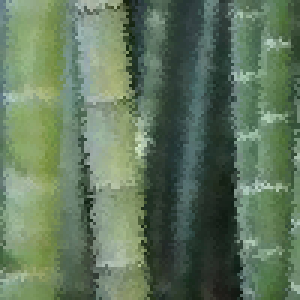
#> input picture 100x100-noise.jpg, 100 x 100 px (shown 3 times larger)
$ python low-pass-filter.py
#> lines starting #> are read from the running program, lines starting #| are printed output that depends on the picture
import numpy as np
import matplotlib.pyplot as plt

cutoff_frequency = 13
image_filename = "100x100-noise.jpg"


def calculate_2dft(input):
    return np.fft.fftshift(np.fft.fft2(np.fft.ifftshift(input)))


def calculate_2dift(input):
    return np.fft.fftshift(np.fft.ifft2(np.fft.ifftshift(input))).real


def calculate_distance_from_centre(coords, centre):
    return np.sqrt((coords[0] - centre) ** 2 + (coords[1] - centre) ** 2)


def find_symmetric_coordinates(coords, centre):
    return (centre + (centre - coords[0]), centre + (centre - coords[1]))


image = plt.imread(image_filename)
#> image is the input picture: shape (100, 100, 3); mean R, G, B 96.6, 118.3, 93.1
image = image[:, :, :3].mean(axis=2)
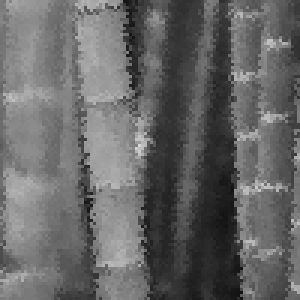
#> image: shape (100, 100) float64 (shown 3 times larger); min 18, max 214.7, mean 102.7

array_size = min(image.shape) - 1 + min(image.shape) % 2
#> array_size = 99

image = image[:array_size, :array_size]
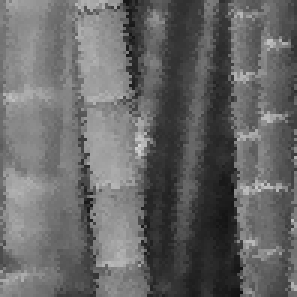
#> image: shape (99, 99) float64 (shown 3 times larger); min 18, max 214.7, mean 102.9
centre = int((array_size - 1) / 2)
#> centre = 49

coords_left_half = sorted(
    ((x, y) for x in range(array_size) for y in range(centre + 1)),
    key=lambda x: calculate_distance_from_centre(x, centre),
)

plt.set_cmap("gray")
plt.subplots_adjust(wspace=0, hspace=1.0)

ft = calculate_2dft(image)

low_pass_filter = np.fromfunction(
    lambda x, y: calculate_distance_from_centre((x, y), centre) <= cutoff_frequency,
    ft.shape,
    dtype=int,
)

ft_filtered = ft * low_pass_filter

plt.subplot(121)
plt.title("Original")
plt.axis("off")
plt.imshow(image)

rec_image = np.zeros(image.shape)
individual_grating = np.zeros(image.shape, dtype="complex")

for coords in coords_left_half:
    if coords[1] == centre and coords[0] > centre:
        continue

    symm_coords = find_symmetric_coordinates(coords, centre)

    individual_grating[coords] = ft_filtered[coords]
    individual_grating[symm_coords] = ft_filtered[symm_coords]

    rec_image += calculate_2dift(individual_grating)

    individual_grating[coords] = 0
    individual_grating[symm_coords] = 0
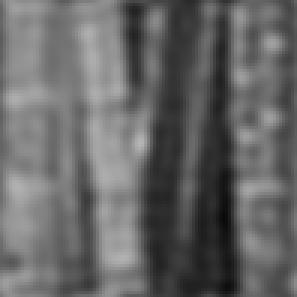
#> rec_image: shape (99, 99) float64 (shown 3 times larger); min 10.2, max 181.9, mean 102.9

plt.subplot(122)
plt.title("Result")
plt.axis("off")
plt.imshow(rec_image)
plt.show()
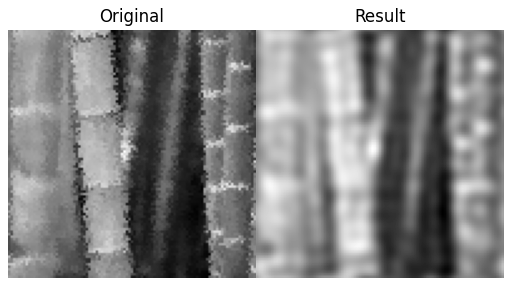
#> figure drawn by matplotlib, 2 panels
